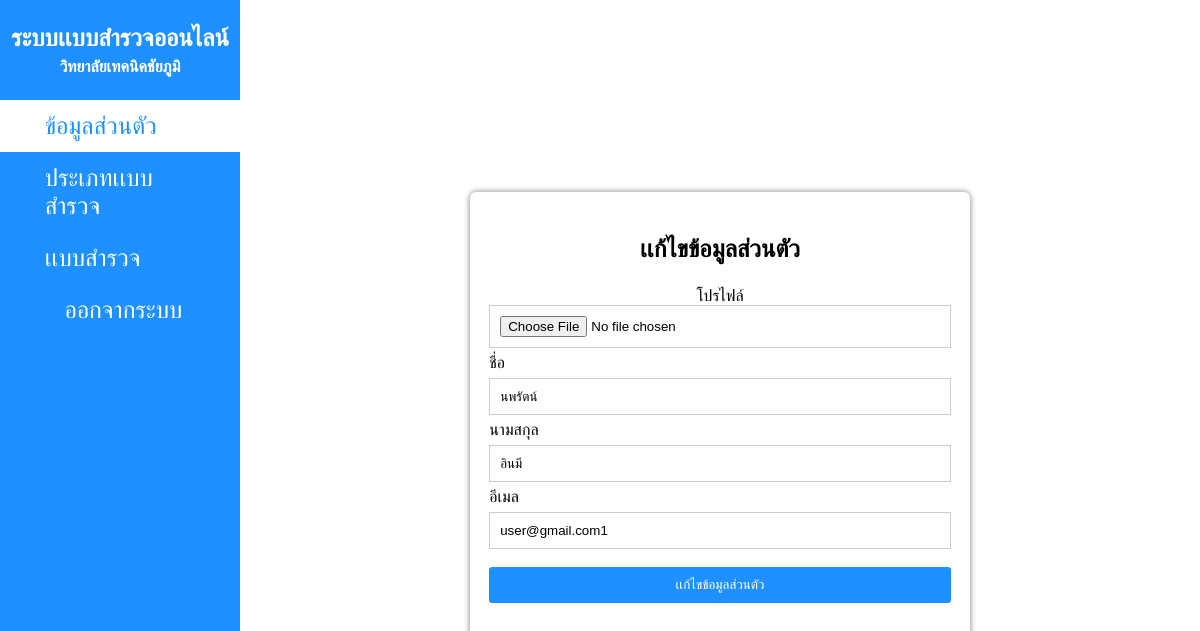
Screenshot of /admin/edit_profile.php (signed in) with the database file from the repository.
### tables this page shows
CREATE TABLE `users` (
  `user_id` int(11) NOT NULL,
  `fname` varchar(100) NOT NULL,
  `lname` varchar(100) NOT NULL,
  `email` varchar(100) NOT NULL,
  `password` varchar(100) NOT NULL,
  `sex` enum('ชาย','หญิง','อื่นๆ') NOT NULL,
  `education` varchar(100) NOT NULL,
  `pro` varchar(100) NOT NULL,
  `usg_status` enum('user','admin') NOT NULL,
  `status` enum('0','1') NOT NULL,
  `profile` varchar(255) NOT NULL,
  `age` varchar(200) NOT NULL,
  `orher` varchar(100) NOT NULL
);

### config/database.php (called while the page is built, shortened)
<?php
class Database{
    public $host = "localhost";
    public $username = "root";
    public $password = "";
    public $dbname = "p_poll";
    public $db;
    public function dbconect(){
        $this->db = new mysqli($this->host, $this->username, $this->password, $this->dbname);
        $this->db->set_charset("utf8mb4");
    }
    public function selectwhere($table, $where){
        $condition = "";
         foreach($where as $key => $value){
            $condition .= $key . " = '" . $value . "' AND ";
         }
         $condition = substr($condition, 0, -5);
         $sql = "SELECT * FROM " . $table . " WHERE " . $condition . " ";
         $result = $this->db->query($sql);
         $list = array();
         while($data = $result->fetch_assoc()){
            $list[] = $data;
         }
         return $list;
    }
}
?>

### config/load.php (called while the page is built, shortened)
<?php
require_once 'database.php';
$db = new Database();
?>

### admin/edit_profile.php (the view, shortened to what this page needs)
<?php
require_once 'header.php';
$where = array(
    'user_id' => $_SESSION['user_id'],
);
$log = $db->selectwhere('users', $where);
foreach($log as $row);
?>
<body>
    <div class="d-center">
        <div class="box-fixed boxset-form">
            <div class="form-profile">
            <h2>เเก้ไขข้อมูลส่วนตัว</h2>
    <form  method="post" enctype="multipart/form-data">
        <center>
            <label for="img">โปรไฟล์</label>
            <input type="file" name="img" >
        </center>
    <p>ชื่อ</p>
    <input type="text" name="fname" placeholder="ชื่อ" required value="<?php echo $row['fname'] ?>">
    <p>นามสกุล</p>
    <input type="text" name="lname" placeholder="นามสกุล" required value="<?php echo $row['lname'] ?>">
    <p>อีเมล</p>
    <input type="email" name="email" placeholder="อีเมล" required value="<?php echo $row['email'] ?>">
<br><br>
<button type="submit">
    เเก้ไขข้อมูลส่วนตัว
</button>
<br>
    </form>
            </div>
        </div>
    </div>
</body>
</html>

### config/style.css (style rules this page uses)
* { margin: 0; padding: 0; box-sizing: border-box; font-family: Arial,sans-serif; }
.d-center { display: flex; justify-content: center; align-items: center; height: 100vh; }
.box-fixed { box-shadow: 0px 0px 6px 0px gray; padding: 1.2rem; border-radius: 6px; }
.boxset-form { width: 500px; }
.form-profile h2 { text-align: center; margin-top: 24px; margin-bottom: 24px; }
.form-profile p { margin-top: 6px; margin-bottom: 6px; }
.form-profile input { width: 100%; padding: 10px; border: 1px solid #ccc; outline:none; }
.form-profile button { display: block; width: 100%; padding: 10px; border-radius: 3px; border: none; background-color: dodgerblue; color:white; cursor: pointer; }
h2,h1 { text-align: center; margin-top: 24px; margin-bottom: 24px; }

### rows the page displays
users: fname "นพรัตน์", lname "อินมี", email "user@gmail.com1"
